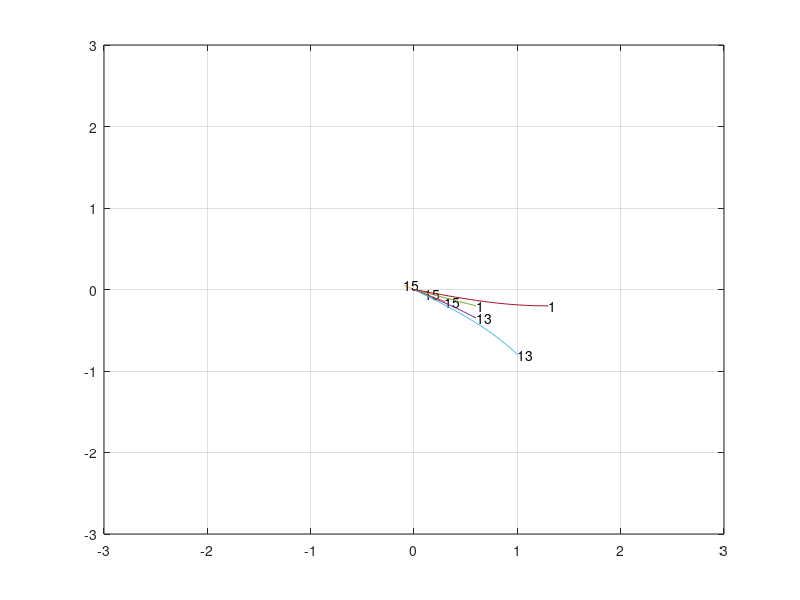

The MATLAB script that drew this image:
%
%
%
%generates motion primitives and saves them into file
%
%
%
%

%defines

    resolution = 0.05; % resolucao
    numberofangles = 16; % número de angulos
    numberofprimsperangle = 7; % numero de primitivas por angulo
    max = 0.5236;
    %multipliers (mcostmult*cost)
    L =1.7;
    
     forwardcostmult = 1;
     backwardcostmult = 1;
     forwardandturncostmult = 1;
     %sidestepcostmult = 2;
     %turninplacecostmult = 20;
     %forwarddiagcostmult = 1; 

   

%$$$$$$$$$$$$$$$$$$$$$$$$$$    0 degreees   $$$$$$$$$$$$$$$$$$$$$$$$$$$$$$$

    basemprimendpts0_c = zeros(numberofprimsperangle, 5); %(x,y,theta,curvature,costmult)
%0 theta change
    basemprimendpts0_c(1,:)  =  [  1   0   0   forwardcostmult  0];
    basemprimendpts0_c(2,:)  =  [  8   0   0   forwardcostmult  0];
    basemprimendpts0_c(3,:)  =  [ -1   0   0   backwardcostmult 0];    
%1/16 theta change
    basemprimendpts0_c(4,:)  =  [ 28  5    2   forwardandturncostmult  max];
    basemprimendpts0_c(5,:)  =  [ 28 -5   -2   forwardandturncostmult -max ];
%turn in placeturninplacecostmult
    basemprimendpts0_c(6,:)  =  [ 16  1   1   forwardandturncostmult   max/2];
    basemprimendpts0_c(7,:)  =  [ 16 -1  -1   forwardandturncostmult  -max/2];
%sideways maintaining the same heading
    %basemprimendpts0_c(8,:)  =  [  0   1   0   sidestepcostmult];
    %basemprimendpts0_c(9,:)  =  [  0  -1   0   sidestepcostmult];
%1/16 theta change going backward
    %basemprimendpts0_c(8,:)  =  [10  1   2   forwardandturncostmult  max];
    %basemprimendpts0_c(9,:)  =  [10 -1  -2   forwardandturncostmult  -max];
%forward diagonal
    %basemprimendpts0_c(12,:) =  [  8   1   0   forwarddiagcostmult];
    %basemprimendpts0_c(13,:) =  [  8  -1   0   forwarddiagcostmult];
    
    
  %$$$$$$$$$$$$$$$$$$$$$$$$$    26.6 degreees   $$$$$$$$$$$$$$$$$$$$$$$$$$$$

    basemprimendpts26p6_c = zeros(numberofprimsperangle, 5);
    %angles are positive counterclockwise
    %0 theta change
    basemprimendpts26p6_c(1,:)  =  [  2   1   0   forwardcostmult 0];
    basemprimendpts26p6_c(2,:)  =  [  6   3   0   forwardcostmult 0];
    basemprimendpts26p6_c(3,:)  =  [ -2   -1   0   backwardcostmult 0];    
%1/16 theta change
    basemprimendpts26p6_c(4,:)  =  [ 12   7   2   forwardandturncostmult  max];
    basemprimendpts26p6_c(5,:)  =  [ 12   4   -2   forwardandturncostmult -max];
%turn in place
    basemprimendpts26p6_c(6,:)  =  [  20   16   2   forwardandturncostmult max/2];
    basemprimendpts26p6_c(7,:)  =  [  26   4  -2   forwardandturncostmult  -max/2];
%sideways maintaining the same heading
    %basemprimendpts26p6_c(8,:)  =  [  0   1   0   sidestepcostmult];
    %basemprimendpts26p6_c(9,:)  =  [  0  -1   0   sidestepcostmult];
%1/16 theta change going backward
    %basemprimendpts26p6_c(6,:)  =  [-24  -4   1   backwardcostmult];
    %basemprimendpts26p6_c(7,:)  =  [-24   4  -1   backwardcostmult];
%forward diagonal
    %basemprimendpts26p6_c(12,:) =  [  8   1   0   forwarddiagcostmult];
    %basemprimendpts26p6_c(13,:) =  [  8  -1   0   forwarddiagcostmult];    
    
    
%$$$$$$$$$$$$$$$$$$$$$$$$$$$    45 degreees   $$$$$$$$$$$$$$$$$$$$$$$$$$$$$
    basemprimendpts45_c = zeros(numberofprimsperangle, 5); % (x,y,theta,curvature,costmult) 
%0 theta change
    basemprimendpts45_c(1,:)  =  [  1   1   0   forwardcostmult 0 ];
    basemprimendpts45_c(2,:)  =  [  6   6   0   forwardcostmult 0];
    basemprimendpts45_c(3,:)  =  [ -1  -1   0   backwardcostmult 0];    
%1/16 theta change
    basemprimendpts45_c(4,:)  =  [ 28   18  -2  forwardandturncostmult -max];
    basemprimendpts45_c(5,:)  =  [ 18  28    2   forwardandturncostmult max];
%turn in place
    basemprimendpts45_c(6,:)  =  [  16   18   1   forwardandturncostmult max/2];
    basemprimendpts45_c(7,:)  =  [  18   16  -1   forwardandturncostmult -max/2];
%sideways maintaining the same heading
    %basemprimendpts0_c(8,:)  =  [  0   1   0   sidestepcostmult];
    %basemprimendpts0_c(9,:)  =  [  0  -1   0   sidestepcostmult];
%1/16 theta change going backward
    %basemprimendpts0_c(6,:)  =  [-24  -4   1   backwardcostmult];
    %basemprimendpts0_c(7,:)  =  [-24   4  -1   backwardcostmult];
%forward diagonal
    %basemprimendpts0_c(12,:) =  [  8   1   0   forwarddiagcostmult];
    %basemprimendpts0_c(13,:) =  [  8  -1   0   forwarddiagcostmult];

    
    %$$$$$$$$$$$$$$$$$$$$$$$$$    67.5 degreees   $$$$$$$$$$$$$$$$$$$$$$$$$$$$

    basemprimendpts67p5_c = zeros(numberofprimsperangle, 5);
    %angles are positive counterclockwise
    %0 theta change
    basemprimendpts67p5_c(1,:)  =  [  1   2   0   forwardcostmult 0];
    basemprimendpts67p5_c(2,:)  =  [  3   6   0   forwardcostmult 0];
    basemprimendpts67p5_c(3,:)  =  [ -1   -2   0   backwardcostmult 0];    
%1/16 theta change
    basemprimendpts67p5_c(4,:)  =  [ 7   12   -2   forwardandturncostmult  -max];
    basemprimendpts67p5_c(5,:)  =  [ 4   12    2   forwardandturncostmult max];
%turn in place
    basemprimendpts67p5_c(6,:)  =  [  16   20  -2   forwardandturncostmult -max/2];
    basemprimendpts67p5_c(7,:)  =  [  4   26   2   forwardandturncostmult  max/2];
%sideways maintaining the same heading
    %basemprimendpts26p6_c(8,:)  =  [  0   1   0   sidestepcostmult];
    %basemprimendpts26p6_c(9,:)  =  [  0  -1   0   sidestepcostmult];
%1/16 theta change going backward
    %basemprimendpts26p6_c(6,:)  =  [-24  -4   1   backwardcostmult];
    %basemprimendpts26p6_c(7,:)  =  [-24   4  -1   backwardcostmult];
%forward diagonal
    %basemprimendpts26p6_c(12,:) =  [  8   1   0   forwarddiagcostmult];
    %basemprimendpts26p6_c(13,:) =  [  8  -1   0   forwarddiagcostmult];    
   
   
%$$$$$$$$$$$$$$$$$$$$$$$$$$$$$$$$$$$$$$$$$$$$$$$$$$$$$$$$$$$$$$$$$$$$$$$$$$
      
    
fout = fopen('teste7mprim_5cm.mprim', 'w');
%write the header
fprintf(fout, 'resolution_m: %f\n', resolution);
fprintf(fout, 'numberofangles: %d\n', numberofangles);
fprintf(fout, 'totalnumberofprimitives: %d\n', numberofprimsperangle*numberofangles);



%iterate over angles
for angleind = 1:numberofangles  % 16 angulos
    % interacoes com os ângulos 
    
    figure(1);
    hold off;

    text(0, 0, int2str(angleind));
    
    %iterate over primitives    
    for primind = 1:numberofprimsperangle
        fprintf(fout, 'primID: %d\n', primind-1);
        fprintf(fout, 'startangle_c: %d\n', angleind-1);

        
        %current angle
        currentangle = (angleind-1)*2*pi/numberofangles;
        currentangle_36000int = round((angleind-1)*36000/numberofangles);
        
        %compute which template to use
        if (rem(currentangle_36000int, 9000) == 0) % resto da divisao inteira
            basemprimendpts_c = basemprimendpts0_c(primind,:);    
            angle = currentangle;
            %fprintf(1, '90\n');
        elseif (rem(currentangle_36000int, 4500) == 0)
            basemprimendpts_c = basemprimendpts45_c(primind,:);
            angle = currentangle - 45*pi/180;
           % fprintf(1, '45\n');
        elseif (rem(currentangle_36000int-6750, 9000) == 0)
            basemprimendpts_c    =  basemprimendpts67p5_c(primind, :);
            %basemprimendpts_c(1) =  basemprimendpts26p6_c(primind, 2); %reverse x and y
            %basemprimendpts_c(2) =  basemprimendpts26p6_c(primind, 1);
            %basemprimendpts_c(3) = -basemprimendpts26p6_c(primind, 3); %reverse the angle as well
            angle = currentangle - 67.5*pi/180;
           % fprintf(1, '67p5\n');                    
        elseif (rem(currentangle_36000int-2250, 9000) == 0)
            basemprimendpts_c = basemprimendpts26p6_c(primind,:);
            angle = currentangle - 22.5*pi/180;
           % fprintf(1, '22p5\n');
        
        else
            fprintf(1, 'ERROR: invalid angular resolution. angle = %d\n', currentangle_36000int);
            return;
        end;
         
        %now figure out what action will be        
        baseendpose_c = basemprimendpts_c(1:3);
        steer = basemprimendpts_c(5);
        additionalactioncostmult = basemprimendpts_c(4);        
        endx_c = round(baseendpose_c(1)*cos(angle) - baseendpose_c(2)*sin(angle));        
        endy_c = round(baseendpose_c(1)*sin(angle) + baseendpose_c(2)*cos(angle));
        endtheta_c = rem(angleind - 1 + baseendpose_c(3), numberofangles);
        endpose_c = [endx_c endy_c endtheta_c];
        
        fprintf(1, 'rotation angle=%f\n', angle*180/pi);
        if baseendpose_c(2) == 0 & baseendpose_c(3) == 0   
        end;
        
        %generate intermediate poses
        numofsamples = 20;
        intermcells_m = zeros(numofsamples,3);
        
        startpt = [ 0  0  currentangle 0];
        endpt   = [endpose_c(1)*resolution endpose_c(2)*resolution ...
                  rem(angleind - 1 + baseendpose_c(3), numberofangles)*2*pi/numberofangles steer];
              
        intermcells_m = zeros(numofsamples,3);
        
        if ( baseendpose_c(3) == 0) % move forward            
        
            for iind = 1:numofsamples
               
                    intermcells_m(iind,:) = [ startpt(1) + (endpt(1) - startpt(1))*(iind-1)/(numofsamples-1) ...
                                              startpt(2) + (endpt(2) - startpt(2))*(iind-1)/(numofsamples-1) ...
                                              rem(startpt(3) + (endpt(3) - startpt(3))*(iind-1)/(numofsamples-1), 2*pi)];
            end;            
        else  % carlike-based move forward or backward
                 R = [cos(startpt(3)) sin(endpt(3)) - sin(startpt(3));
                     sin(startpt(3)) -(cos(endpt(3)) - cos(startpt(3)))];
                S = pinv(R)*[endpt(1) - startpt(1)  ; endpt(2)- startpt(2) ];
                l = S(1);
                tvoverrv = S(2);
                rv = (baseendpose_c(3)*2*pi/numberofangles);
                tv = tvoverrv*rv;
                         
                if ((l < 0 & tv > 0) | (l > 0 & tv < 0))
                    fprintf(1, 'WARNING: l = %d < 0 -> bad action start/end points\n', l);
                   l = 0;
                end;
               
                for iind = 1:numofsamples     
                     dsteer = steer/(numofsamples -1);
                    dt = (iind-1)/(numofsamples-1);
                           
                    
                        intermcells_m(iind,1) =  startpt(1) + dt*tv*cos(startpt(3) + dt*(tv/L)*tan((iind-1)*dsteer ));
                        intermcells_m(iind,2) =  startpt(2) + dt*tv*sin(startpt(3) + dt*(tv/L)*tan((iind-1)*dsteer ));
                        intermcells_m(iind,3) =  startpt(3) + dt*(tv/L)*tan((iind-1)*dsteer );
                  
                end; 
                %correct
                errorxy = [endpt(1) - intermcells_m(numofsamples,1) ... 
                           endpt(2) - intermcells_m(numofsamples,2) ...
                           endpt(3) - intermcells_m(numofsamples,3)];
               % fprintf(1, 'l=%f errx=%f erry=%f\n errteta=%f\n', l, errorxy(1), errorxy(2) , errorxy(3));
                interpfactor = [0:1/(numofsamples-1):1];
                intermcells_m(:,1) = intermcells_m(:,1) + errorxy(1)*interpfactor';
                intermcells_m(:,2) = intermcells_m(:,2) + errorxy(2)*interpfactor';
                intermcells_m(:,3) = intermcells_m(:,3) + errorxy(3)*interpfactor';
            end;                                        
        
    
        %write out
        fprintf(fout, 'endpose_c: %d %d %d\n', endpose_c(1), endpose_c(2), endpose_c(3));
        fprintf(fout, 'additionalactioncostmult: %d\n', additionalactioncostmult);
        fprintf(fout, 'intermediateposes: %d\n', size(intermcells_m,1));
        for interind = 1:size(intermcells_m, 1)
           fprintf(fout, '%.4f %.4f %.4f\n', intermcells_m(interind,1), intermcells_m(interind,2), intermcells_m(interind,3));
        end;
         %[-1.275, -0.61], [-1.275, 0.61], [1.275, 0.61], [1.7, 0.0], [1.275, -0.61]]
        % Draw car
        %  xa = [ -1.275 -1.275 1.275  1.7  1.275 -1.275];
        %  ya = [ -0.61  0.61 0.61   0.0 -0.61 -0.61];
        %  xb = xa.*( cos(currentangle) - sin(currentangle))
        %  yb = ya.*(sin(currentangle) + cos(currentangle))
         % plot(xa,ya);
        %hold on;
        plot(intermcells_m(:,1), intermcells_m(:,2));
        axis([-3 3 -3 3]);
        text(intermcells_m(numofsamples,1), intermcells_m(numofsamples,2), int2str(endpose_c(3)));
        hold on;
        
    end;
    grid;
    pause;
    clc;
end;
        
fclose('all');